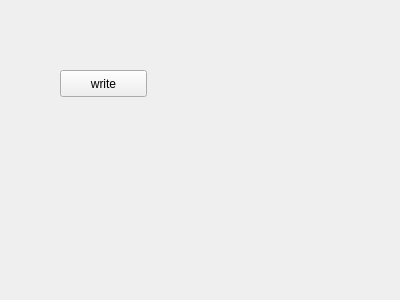
<?xml version="1.0" encoding="UTF-8"?>
<ui version="4.0">
 <class>Widget</class>
 <widget class="QWidget" name="Widget">
  <property name="geometry">
   <rect>
    <x>0</x>
    <y>0</y>
    <width>400</width>
    <height>300</height>
   </rect>
  </property>
  <property name="windowTitle">
   <string>Widget</string>
  </property>
  <widget class="QPushButton" name="pushButton_write">
   <property name="geometry">
    <rect>
     <x>60</x>
     <y>70</y>
     <width>87</width>
     <height>27</height>
    </rect>
   </property>
   <property name="text">
    <string>write</string>
   </property>
  </widget>
 </widget>
 <layoutdefault spacing="6" margin="11"/>
 <resources/>
 <connections/>
</ui>
